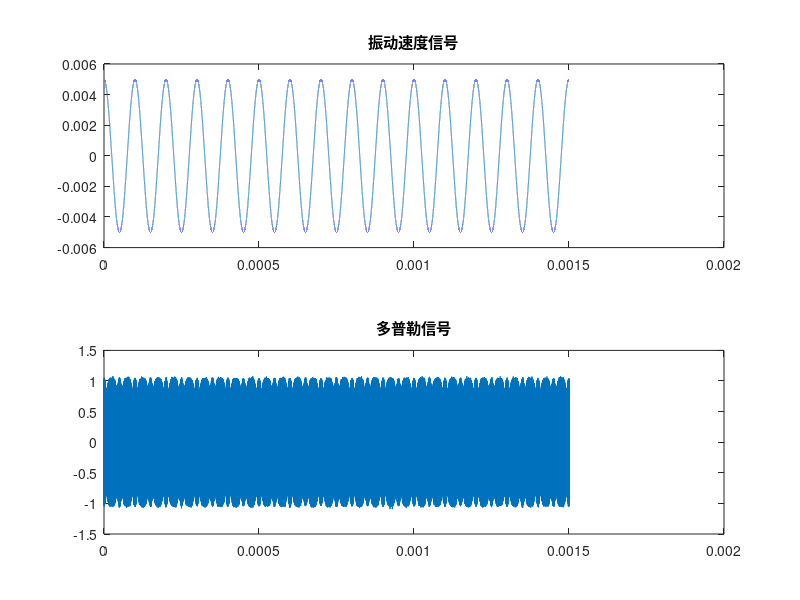

Write the MATLAB code that produced this figure. (Note: this script raises an error after producing the figure.)
%% 仿真单点测振仪解调过程的主函数
%%
clear;clc;close all
%% 采集设置
fs = 160e6;
ts = 1/fs;
T = 0.0015;
t = 0:ts:T-ts;
len = length(t);

fft_T = 0.001;
fft_len = fft_T*fs;
%% 测量信号
% 激光参数
fc = 40e6;              % 载波频率 Hz
lamada = 6328e-10;      % 波长
mf = 4*pi/lamada;       % 调制指数

% 振动信号参数
fv = 10e3;                 % 振动频率 Hz
vm = 0.005;               % 速度幅值 m/s
am = vm/2/pi/fv;          % 位移幅值
v = vm*cos(2*pi*fv*t);
s = am*sin(2*pi*fv*t);    % 位移信号
s = s-mean(s);
signal = sin(2*pi*fc*t+mf*s);

%% 添加宽带噪声和低频噪声
signal = awgn(signal,30,'measured');

figure;
subplot(211);plot(t,v);title('振动速度信号')
hold on;
subplot(212);plot(t,signal);title('多普勒信号')

[S_v,f_v] = Func_pufenxi(v(1:fft_len),fs,1);
[S_signal,f_signal] = Func_pufenxi(signal(1:fft_len),fs,1);
figure;
subplot(211);plot(f_v,S_v);title('振动速度信号')
hold on;
subplot(212);plot(f_signal,S_signal);title('多普勒信号')

%% 本振信号使用理想采样信号
sin_rpt = repmat([0 1 0 -1],1,length(signal)/4);
cos_rpt = repmat([1 0 -1 0],1,length(signal)/4);
[S_v,f_v] = Func_pufenxi(cos_rpt(1:fft_len),fs,1);
figure;
subplot(211);plot(f_v,S_v);title('sin')
%% 混频后滤波
ss =  signal.*sin_rpt;
sc =  signal.*cos_rpt;
 
%% cic滤波
%        (1-z^RD)^M
% H(z) = ————    *(1/RD)^M
%        (1-z^-1)^M
M = 5;     % 级联个数，改变衰减 astop = 13*M dB
R = 4000;  % 改变滤波后的采样频率 fs2 = fs/R;
D = 1;
s_sin_flt = Func_cic(ss,M,R,D);
s_cos_flt = Func_cic(sc,M,R,D);

%% 反正切
s_atan = atan2(s_sin_flt,s_cos_flt);
%% 滤波
